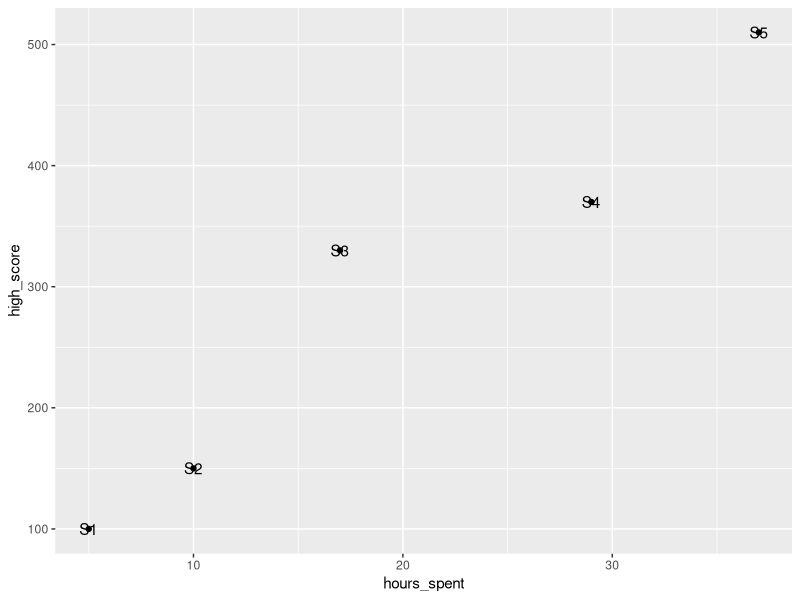
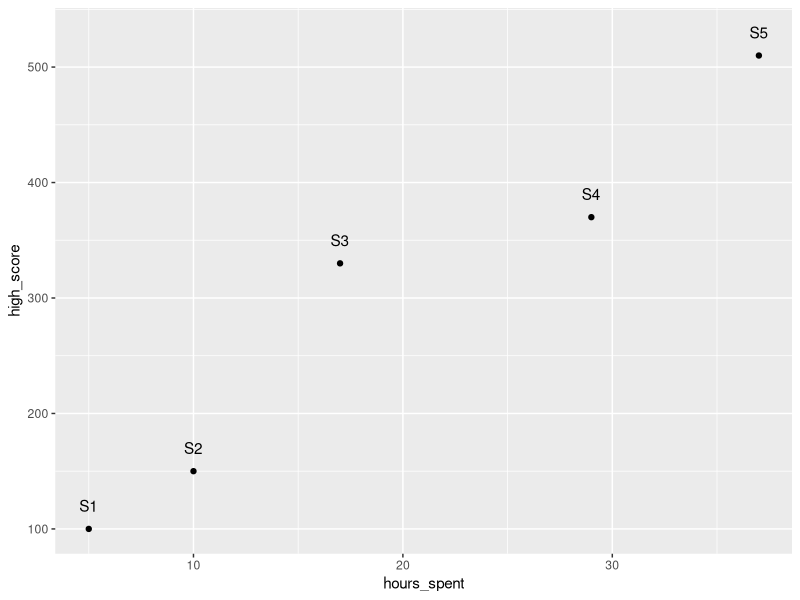
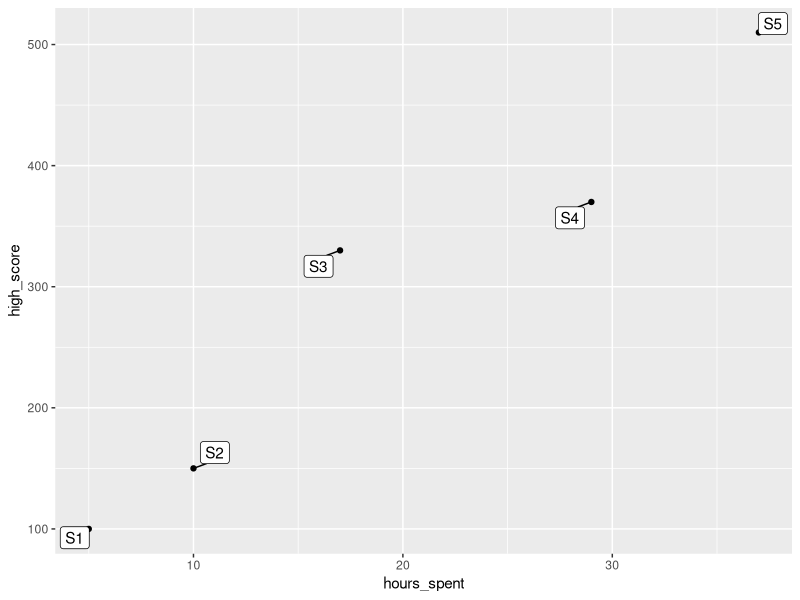

Write R code to recreate these figures, in order.
library('tidyverse')

names <- c("S1","S2","S3","S4","S5")
hours_spent <- c(5,10,17,29,37)
high_score <- c(100,150,330,370,510)
data <- data.frame(names, hours_spent, high_score)
view(data)
data2 <- tibble(names, hours_spent, high_score)
view(data2)
data
ggplot(data, aes(hours_spent, high_score)) +
  geom_point() +
  geom_text(label = names)

?geom_text

ggplot(data, aes(hours_spent, high_score)) +
  geom_point() +
  geom_text(label = names, nudge_y = 20)

# Install ggrepel package
install.packages("ggrepel")
library("ggrepel")

ggplot(data, aes(hours_spent, high_score)) +
  geom_point() +
  geom_label_repel(label = names)

?geom_label_repel

#======================================================